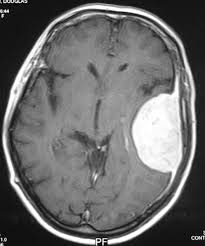
%> input picture 4.jpg, 205 x 246 px
$ octave tumour_detection.m   (GNU Octave 9; MATLAB toolbox functions it lacks are replaced by stand-ins)
%> lines starting %> are read from the running program, lines starting %| are printed output that depends on the picture; in (x1, y1, x2, y2) boxes, pixels count from 0 and x2, y2 are one past the last pixel; in counts of white or black regions, pixels touching at a corner belong together; the program's own positions count from 1
I=imread('4.jpg');
%> I is the input picture: size 246x205x3 uint8; min 0, max 255, mean 108
figure, imshow(I); title('Brain MRI Image');
I = imresize(I,[200,200]);
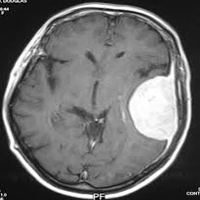
%> I: size 200x200x3 uint8; min 0, max 255, mean 108
I= rgb2gray(I);
%> I: size 200x200 uint8
I= im2bw(I,.6);
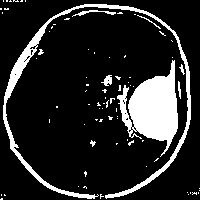
%> I: size 200x200 logical; 15.4% white; 79 white regions (70 under 20 px), largest, box (x1, y1, x2, y2) and area: (117, 60, 178, 157) 3018, (3, 4, 191, 199) 2550, (72, 10, 116, 17) 91
figure, imshow(I);title('Thresholded Image');
hy = fspecial('sobel');
hx = hy';
Iy = imfilter(double(I), hy, 'replicate');
Ix = imfilter(double(I), hx, 'replicate');
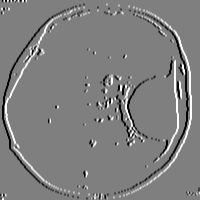
%> Ix: size 200x200 double; min -4, max 4, mean 0.0002; drawn with min black and max white
gradmag = sqrt(Ix.^2 + Iy.^2);
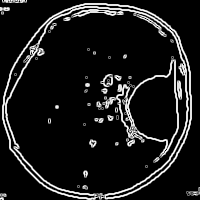
%> gradmag: size 200x200 double; min 0, max 4.47, mean 0.453; drawn with min black and max white
L = watershed(gradmag);
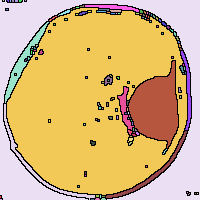
%> L: size 200x200 uint8; 142 distinct labels, from 0 to 141; one colour per label, 0 black
Lrgb = label2rgb(L);
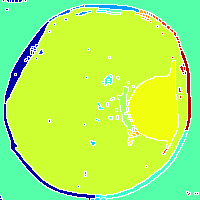
%> Lrgb: size 200x200x3 uint8; mean R, G, B 172.1, 246, 98
figure, imshow(Lrgb), title('Watershed segmented image ')
se = strel('disk', 20);
Ie = imerode(I, se);
%> Ie: size 200x200 logical; 0.4% white; 1 white region, box (x1, y1, x2, y2) and area: (148, 97, 159, 120) 161
figure,imshow(Ie)
Iobr = imreconstruct(Ie, I);
%> Iobr: size 200x200 logical; 7.5% white; 1 white region, box (x1, y1, x2, y2) and area: (117, 60, 178, 157) 3018
figure,imshow(Iobr)
Iobrd = imdilate(Iobr, se);
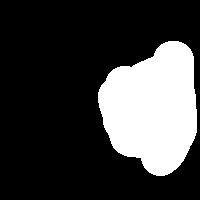
%> Iobrd: size 200x200 logical; 24.1% white; 1 white region, box (x1, y1, x2, y2) and area: (98, 41, 197, 176) 9642
figure,imshow(Iobrd)
Iobrcbr = imreconstruct(imcomplement(Iobrd), imcomplement(Iobr));
%> Iobrcbr: size 200x200 logical; 92.4% white; 1 black region, box (x1, y1, x2, y2) and area: (117, 60, 178, 157) 3026
figure,imshow(Iobrcbr)
Iobrcbr = imcomplement(Iobrcbr);
figure,imshow(Iobrcbr)
I3 = I;
bw = im2bw(Iobrcbr);
figure
imshow(bw), title('only tumor')

$ run again, with 1.jpg copied over 4.jpg
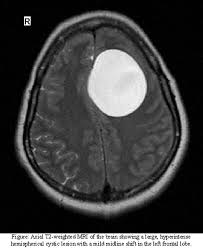
%> input picture 1.jpg, 203 x 248 px
%> I is the input picture: size 248x203x3 uint8; min 0, max 255, mean 61.6
%> `L = watershed(gradmag);`:
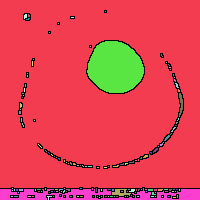
%> L: size 200x200 uint8; 158 distinct labels, from 0 to 157; one colour per label, 0 black
%> Ie: size 200x200 logical; 0.48% white; 1 white region, box (x1, y1, x2, y2) and area: (106, 59, 125, 75) 193
%> Iobr: size 200x200 logical; 6% white; 1 white region, box (x1, y1, x2, y2) and area: (86, 40, 145, 94) 2382
%> `Iobrd = imdilate(Iobr, se);`:
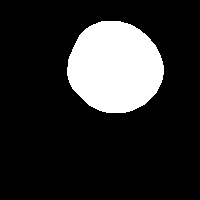
%> Iobrd: size 200x200 logical; 17.3% white; 1 white region, box (x1, y1, x2, y2) and area: (67, 21, 164, 113) 6917

$ run again, with 2.jpg copied over 4.jpg
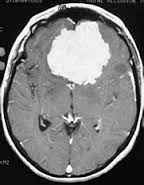
%> input picture 2.jpg, 144 x 185 px
%> I is the input picture: size 185x144x3 uint8; min 0, max 255, mean 118.6
%> `L = watershed(gradmag);`:
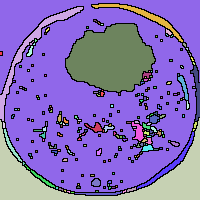
%> L: size 200x200 uint8; 247 distinct labels, from 0 to 246; one colour per label, 0 black
%> Ie: size 200x200 logical; 1.8% white; 1 white region, box (x1, y1, x2, y2) and area: (87, 43, 130, 72) 702
%> Iobr: size 200x200 logical; 11.2% white; 1 white region, box (x1, y1, x2, y2) and area: (65, 23, 156, 97) 4486
%> `Iobrd = imdilate(Iobr, se);`:
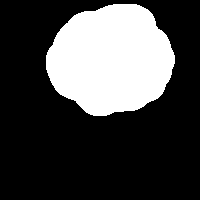
%> Iobrd: size 200x200 logical; 27.4% white; 1 white region, box (x1, y1, x2, y2) and area: (46, 4, 175, 116) 10944

$ run again, with 5.jpg copied over 4.jpg
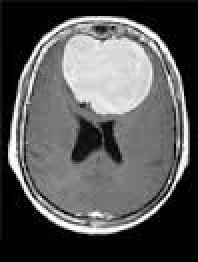
%> input picture 5.jpg, 99 x 131 px (shown 2 times larger)
%> I is the input picture: size 131x99x3 uint8; min 0, max 255, mean 87.7
%> L: size 200x200 uint8; 137 distinct labels, from 0 to 136
%> Ie: size 200x200 logical; 1.8% white; 1 white region, box (x1, y1, x2, y2) and area: (82, 46, 135, 68) 711
%> Iobr: size 200x200 logical; 11.1% white; 1 white region, box (x1, y1, x2, y2) and area: (62, 26, 155, 88) 4425
%> `Iobrd = imdilate(Iobr, se);`:
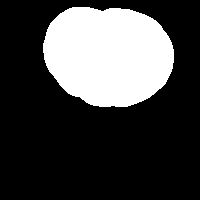
%> Iobrd: size 200x200 logical; 26.2% white; 1 white region, box (x1, y1, x2, y2) and area: (43, 7, 174, 107) 10494
